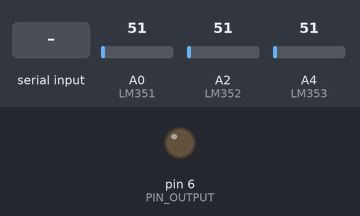
Bench run of a sketch on a simulated Arduino Uno, built with avr-gcc and run on an emulated ATmega328P. Shown: output pins drawn as LEDs (lit = HIGH). The inputs (shaded band) are chosen by the test bench; at power-on: A0 (LM351) = 51, A2 (LM352) = 51, A4 (LM353) = 51. What the sketch prints to the serial monitor is not drawn.

Above: at 1.2 s.
1.3 s: "90,45o" received over Serial
At 1.8 s:
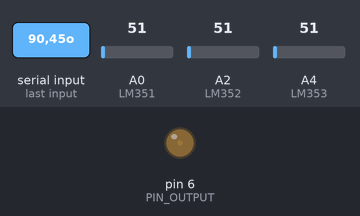
3.9 s: "30,150o" received over Serial
At 4.7 s:
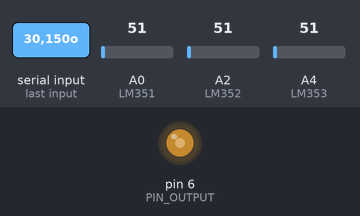
Timing chart, 0 to 6.9 s (numbered marks = the images above; inputs shaded):
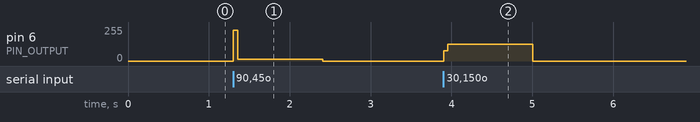

The sketch:

ARDUINO.ino
```cpp
 /*
 Programação para utilização do kit didático de controle pid de temperatura

 Objetivo: Realizar a coleta de dados necessários para a comparação do desempenho de métodos de sintonia

 Funcionamento: Recebe a saída do bloco PID do Labview, mede a temperatura média do reservatório e envia ao Labview

 Sketch desenvolvido pela dupla de TCC Matheus e Andressa, baseando-se em um código disponibilizado pelo professor Sislian

 Data de desenvolvimento: 10/2018

 REV3
 */

//================================================================================================================================================================================================
// Definições
//================================================================================================================================================================================================

#define  LM351  A0    // Define o pino do sensor LM35 (1)
#define  LM352  A2    // Define o pino do sensor LM35 (2)
#define  LM353  A4    // Define o pino do sensor LM35 (3)
#define  PIN_OUTPUT 6 // Define o pino de saída do controlador onde o relê de estado sólido é conectado

//================================================================================================================================================================================================
// Declaração de variáveis
//================================================================================================================================================================================================

float T1;          // variável que armazena a temperatura DO LM351
float T2;          // variável que armazena a temperatura DO LM352
float T3;          // variável que armazena a temperatura DO LM353
float Temperatura; // variável que armazena a temperatura média
int Resposta;      // variável que armazena a resposta (saída) do bloco PId do Labview
int resposta;
//================================================================================================================================================================================================
// CONFIGURAÇÕES INICIAIS
//================================================================================================================================================================================================

void setup()
{
  pinMode(6, OUTPUT);
  Serial.begin(9600); // Inicia a serial com um baud rate de 9600
} // End setup

//================================================================================================================================================================================================
// LOOP INFINITO
//================================================================================================================================================================================================

void loop ()
{
 //================================================================================================================================================================================================
 // Recebe a saída do bloco PID do Labview e atua a resistência

 char buffer[] = {' ',' ',' ',' '};     // Cria um vetor vazio
 Serial.readBytesUntil('o', buffer, 4); // Lê caracteres do buffer serial (4 bytes de leitura)
 resposta = atoi(buffer);               // Converte um array-caractere ascii para inteiro
 Resposta = map(resposta, 0, 100, 0, 255);
 analogWrite(PIN_OUTPUT, Resposta); // Atua a resistência de acordo com a saída do bloco PID do Labview

 //-------------------------------------------------------------------------------------------------------------------------------------------------------------------------------
 // LEITURA DA TEMPERATURA DA PANELA

 T1 = (float(analogRead(LM351))*5/(1023))/0.01; // REALIZA A MEDIDA NO LM35 (1)

 T2 = (float(analogRead(LM352))*5/(1023))/0.01; // REALIZA A MEDIDA NO LM35 (2)

 T3 = (float(analogRead(LM353))*5/(1023))/0.01; // REALIZA A MEDIDA NO LM35 (3)

 //-------------------------------------------------------------------------------------------------------------------------------------------------------------------------------
 // CÁLCULO DA TEMPERATURA MÉDIA

 Temperatura = (T1 + T2 + T3) / 3; // Calcula a temperatura média no reservatório

 //-------------------------------------------------------------------------------------------------------------------------------------------------------------------------------
 // Envia, ao Labview, a temperatura média no reservatório

 Serial.print('n');
 Serial.print(Temperatura); // IMPRIME NA SERIAL O VALOR DA TEMPERATURA MÉDIA

 delay(50);

} // END LOOP
```

Measured:
- after the input at 1.3 s, pin 6 (PIN_OUTPUT): 0/255 → 12/255 at once, → 0/255 1.1 s later
- after the input at 3.9 s, pin 6 (PIN_OUTPUT): 0/255 → 127/255 at once, → 0/255 1.1 s later
